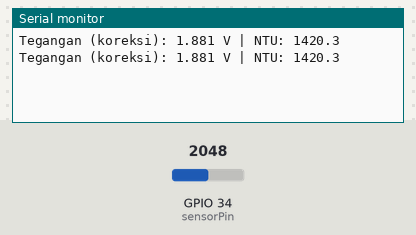
Simulated run of this sketch. Board: ESP32. Parts: the last lines printed to the serial monitor. The inputs (shaded band) are chosen by the test bench; at power-on: GPIO 34 (sensorPin) = 2048.

Above: at 1.2 s.
1.3 s: GPIO 34 (sensorPin) set to 2866
At 2.7 s:
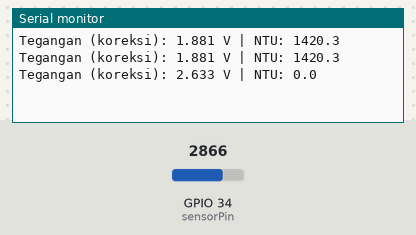
2.8 s: GPIO 34 (sensorPin) set to 3040
At 4.2 s:
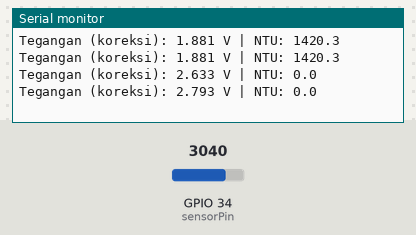
Timing chart, 0 to 5.8 s (numbered marks = the images above; inputs shaded):
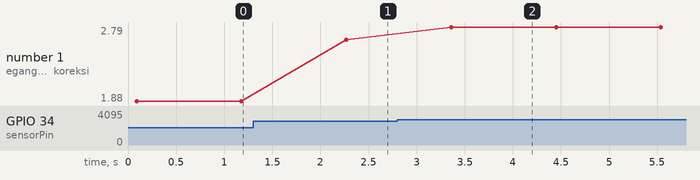

The sketch:

sketch_sep12a.ino
```cpp
int sensorPin = 34; // pin ADC ESP32, contoh GPIO34 (input only)
const int samples = 800;

// Faktor koreksi hasil pengukuran multimeter vs ADC
// ganti sesuai hasil pengukuranmu sendiri
const float correctionFactor = 1.14;

// Persamaan regresi hasil kalibrasi percobaan ke-2
const float coef = -1982.9;
const float intercept = 5151.1;

void setup() {
  Serial.begin(115200);
  analogSetAttenuation(ADC_11db); // pastikan ADC bisa baca sampai 3.3V
}

void loop() {
  float tegangan = 0;

  // ambil sampel untuk meredam noise
  for (int i = 0; i < samples; i++) {
    int rawADC = analogRead(sensorPin);
    float volt = (rawADC * 3.3 / 4095.0) * correctionFactor;  // konversi + koreksi
    tegangan += volt;
  }
  tegangan = tegangan / samples; // rata-rata tegangan

  // Hitung NTU sesuai regresi percobaan ke-2
  float ntu = (coef * tegangan) + intercept;

  // Batasi hasil supaya tidak keluar range
  if (ntu < 0) ntu = 0;
  if (ntu > 3000) ntu = 3000;

  // tampilkan hasil
  Serial.print("Tegangan (koreksi): ");
  Serial.print(tegangan, 3);
  Serial.print(" V | NTU: ");
  Serial.println(ntu, 1);

  delay(1000);
}
```

Measured:
- after the input at 1.3 s, the serial monitor: prints a new line after 0.97 s (image 1)
- after the input at 2.8 s, the serial monitor: prints a new line after 0.56 s (image 2)
- plotted number 1: 1.88 → 2.63 after the input at 1.3 s, 2.63 → 2.79 after the input at 2.8 s
